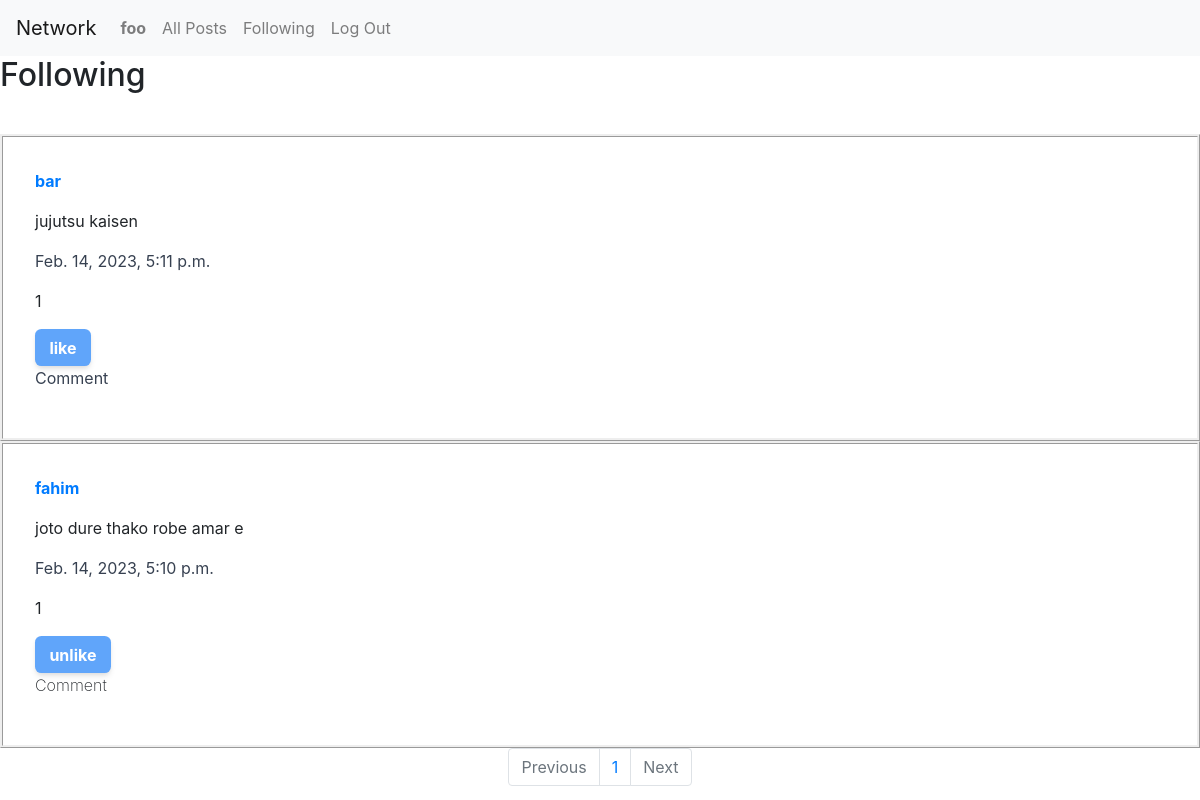
Page /following (signed in) on the earlier database version.
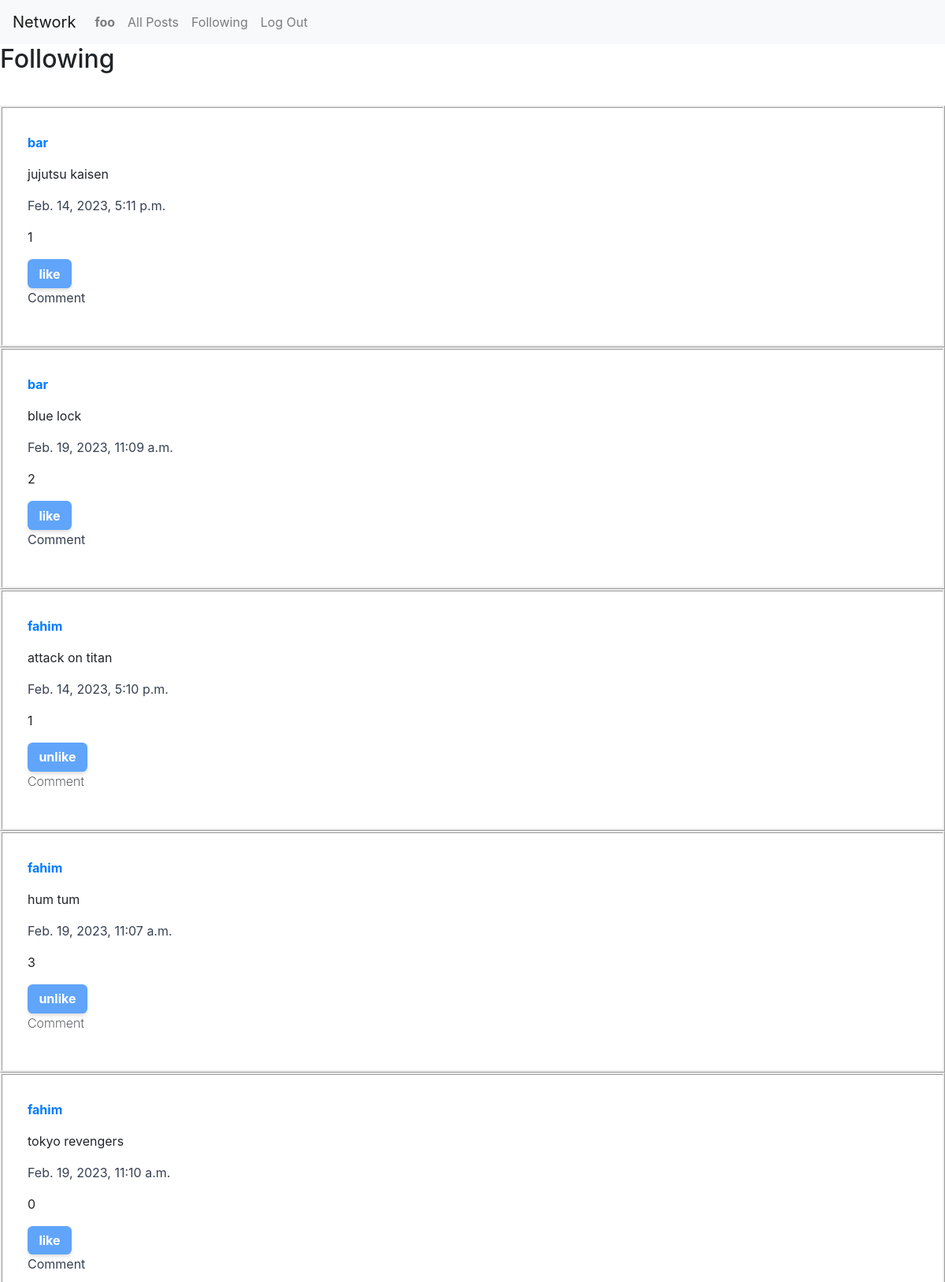
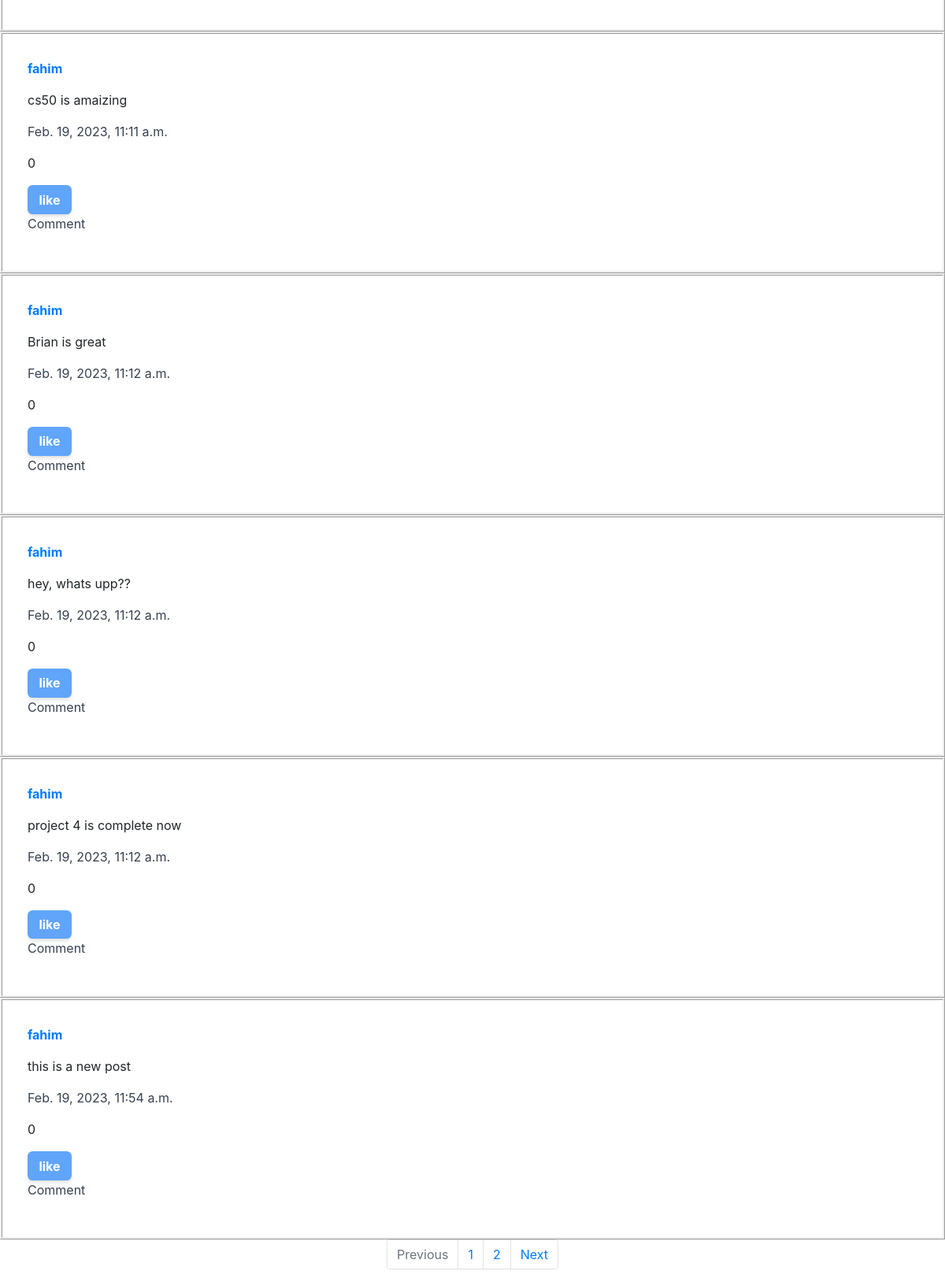
Same page on the later database version (2 pictures, top to bottom).
### network/models.py (models this page shows, shortened)
class User(AbstractUser):
    def __str__(self):
        return self.username

class Post(models.Model):
    creator = models.ForeignKey(User, on_delete=models.CASCADE, related_name="posts")
    content = models.CharField(max_length=255)
    created_on = models.DateTimeField(auto_now_add=True)
    likes = models.ManyToManyField(User, related_name="liked_post")
    like = models.IntegerField(default=0)

### network/views.py (the view)
# urls.py: path("following", views.following, name="following"),
@csrf_exempt
def following(request, page_num=1):
    user = request.user
    follow = Follow.objects.get(user=user)
    followings = follow.following.all()
    liked_posts = []
    posts = Post.objects.none()
    for u in followings:
        posts = posts | Post.objects.filter(creator=u)
    liked = Post.objects.filter(likes=request.user)
    for post in posts:
        if post in liked:
            liked_posts.append(post)
    p = Paginator(posts, 10)
    posts = p.page(page_num)
    return render(request, "network/following.html", {
        "posts": posts.object_list,
        "liked_posts": liked_posts,
        "page_range": p.page_range,
        "previous_page_number": posts.previous_page_number() if posts.has_previous() else 0,
        "next_page_number": posts.next_page_number() if posts.has_next() else 0,
        "previous": posts.has_previous(),
        "next": posts.has_next(),
    })

### network/templates/network/following.html (shortened to what this page needs)
{% extends "network/layout.html" %}
{% block body %}
<h2 style="padding-bottom: 2rem;">Following</h2>
{% for post in posts %}
	{% if post in liked_posts %}
		<div style="border-style: ridge; padding: 2rem;">
			<p>
				<a href="{% url 'profile' post.creator.id %}">
					<b>{{ post.creator }}</b>
				</a>
			</p>
			<div id="div{{ post.id }}">
				<p id="{{ post.id }}">{{ post.content }}</p>
			</div>
			<p style="color: #374151;">{{ post.created_on }}</p>
			<p id="like{{ post.id }}">{{ post.like }}</p>
			<input
				id="like_button{{ post.id }}"
				type="button"
				value="unlike"
				onclick="handleLike({{ post.id }})"
				style="padding-top: 0.4rem; padding-bottom: 0.4rem; padding-left: 0.9rem; padding-right: 0.9rem; border-radius: 0.4rem; background-color: #60a5fa; color: #ffffff; font-weight: 700; border-style: none; box-shadow: 0 4px 6px -1px rgba(0, 0, 0, 0.1), 0 2px 4px -1px rgba(0, 0, 0, 0.06);"
			/>
			<p style="font-weight: 200;">Comment</p>
		</div>
	{% else %}
		<div style="border-style: ridge; padding: 2rem;">
			<p>
				<a href="{% url 'profile' post.creator.id %}">
					<b>{{ post.creator }}</b>
				</a>
			</p>
			<div id="div{{ post.id }}">
				<p id="{{ post.id }}">{{ post.content }}</p>
			</div>
			<p style="color: #374151;">{{ post.created_on }}</p>
			<p id="like{{ post.id }}">{{ post.like }}</p>
			<input
				id="like_button{{ post.id }}"
				value="like"
				type="button"
				onclick="handleLike({{ post.id }})"
				style="padding-top: 0.4rem; padding-bottom: 0.4rem; padding-left: 0.9rem; padding-right: 0.9rem; border-radius: 0.4rem; background-color: #60a5fa; color: #ffffff; font-weight: 700; border-style: none; box-shadow: 0 4px 6px -1px rgba(0, 0, 0, 0.1), 0 2px 4px -1px rgba(0, 0, 0, 0.06);"
			/>
			<p style="color: #374151;">Comment</p>
		</div>
	{% endif %}
{% endfor %}
<nav aria-label="Page navigation example">
  <ul class="pagination justify-content-center">
	{% if previous %}
		<li class="page-item">
			<a class="page-link" href="{% url 'index' previous_page_number %}" tabindex="-1" aria-disabled="true">Previous</a>
		</li>
	{% else %}
		<li class="page-item disabled">
		<a class="page-link" href="#" tabindex="-1" aria-disabled="true">Previous</a>
		</li>
	{% endif %}
	{% for i in page_range%}
	<li class="page-item"><a class="page-link" href="{% url 'index' i %}">{{ i }}</a></li>
	{% endfor %}
	{% if next %}
		<li class="page-item">
		<a class="page-link" href="{% url 'index' next_page_number %}" tabindex="-1" aria-disabled="true">Next</a>
		</li>
	{% else %}
		<li class="page-item disabled">
		<a class="page-link" href="#" tabindex="-1" aria-disabled="true">Next</a>
		</li>
	{% endif %}
  </ul>
</nav>
{% endblock %}

### network/templates/network/layout.html (shortened to what this page needs)
{% load static %}
<!DOCTYPE html>
<html lang="en">
    <head>
        <link rel="stylesheet" href="https://stackpath.bootstrapcdn.com/bootstrap/4.4.1/css/bootstrap.min.css">
        <link href="{% static 'network/styles.css' %}" rel="stylesheet">
    </head>
    <body>
        <nav class="navbar navbar-expand-lg navbar-light bg-light">
            <a class="navbar-brand" href="{% url 'index' %}">Network</a>
            <div>
              <ul class="navbar-nav mr-auto">
                {% if user.is_authenticated %}
                    <li class="nav-item">
                        <a class="nav-link" href="{% url 'profile' user.id %}"><strong>{{ user.username }}</strong></a>
                    </li>
                {% endif %}
                <li class="nav-item">
                  <a class="nav-link" href="{% url 'index' %}">All Posts</a>
                </li>
                {% if user.is_authenticated %}
                    <li class="nav-item">
						<a class="nav-link" href="{% url 'following' %}">Following</a>
                    </li>
                    <li class="nav-item">
                        <a class="nav-link" href="{% url 'logout' %}">Log Out</a>
                    </li>
                {% endif %}
              </ul>
            </div>
          </nav>
		  <div class="body">
            {% block body %}
            {% endblock %}
        </div>
    </body>
</html>

Differences in the rows shown:
added Post: creator "bar", content "blue lock", created_on "Feb. 19, 2023, 11:09 a.m.", like "2"
changed Post: content "joto dure thako robe amar e" → "attack on titan"
added Post: creator "fahim", content "hum tum", created_on "Feb. 19, 2023, 11:07 a.m.", like "3"
added Post: creator "fahim", content "tokyo revengers", created_on "Feb. 19, 2023, 11:10 a.m.", like "0"
added Post: creator "fahim", content "cs50 is amaizing", created_on "Feb. 19, 2023, 11:11 a.m.", like "0"
added Post: creator "fahim", content "Brian is great", created_on "Feb. 19, 2023, 11:12 a.m.", like "0"
added Post: creator "fahim", content "hey, whats upp??", created_on "Feb. 19, 2023, 11:12 a.m.", like "0"
added Post: creator "fahim", content "project 4 is complete now", created_on "Feb. 19, 2023, 11:12 a.m.", like "0"
added Post: creator "fahim", content "this is a new post", created_on "Feb. 19, 2023, 11:54 a.m.", like "0"
Other differences:
new list line: "2"
